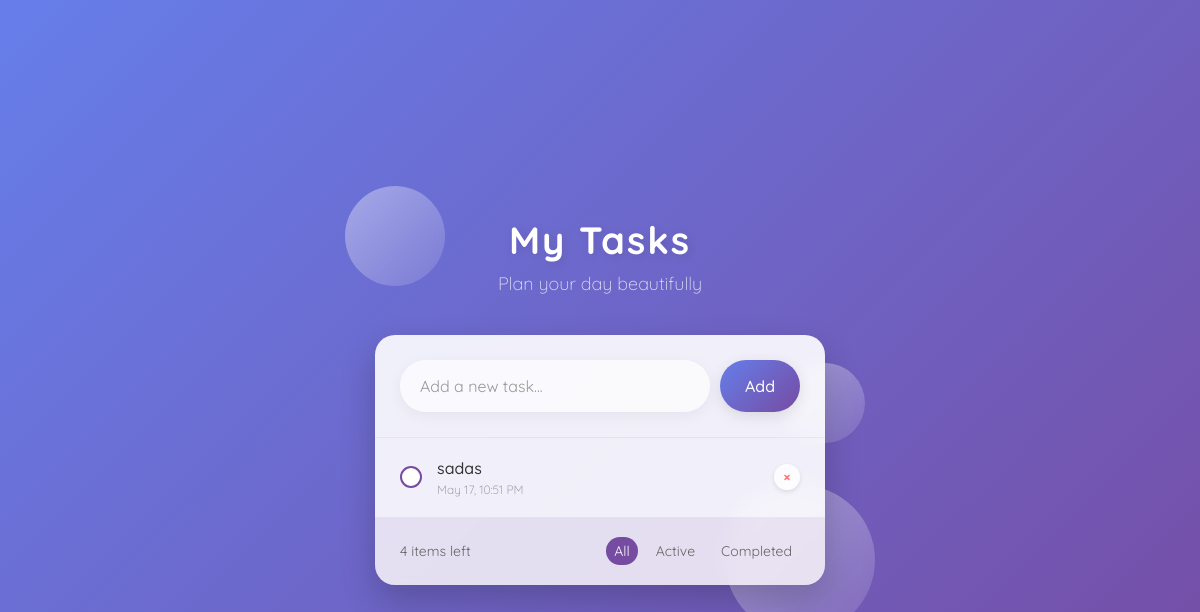
Before: / with the older database file.
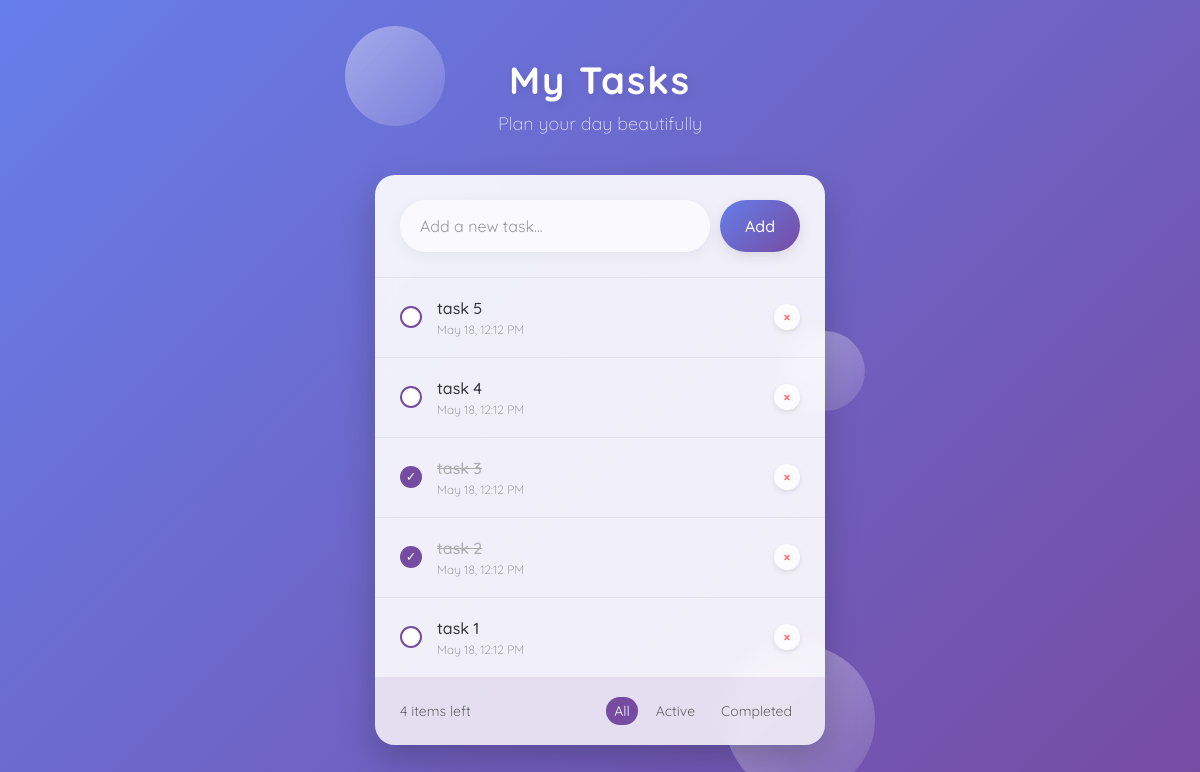
After: the same page with the newer database file.
### mainpage/models.py (models this page shows, shortened)
class TodoList(models.Model):
    task = models.CharField(max_length=200)
    created_at = models.DateTimeField(auto_now_add=True)
    is_checked = models.BooleanField(default=False)

### mainpage/views.py (the view)
# urls.py: path('', views.show_task, name="home"),
def show_task(request):
    task_list = TodoList.objects.all().order_by('-created_at')
    return render(request,'index.html',{"task_list":task_list})

### templates/index.html
{% extends 'base.html'%}
{% load tz %}
{% block input_box %}
    {% include 'inputBox.html'%}
{% endblock input_box %}
{% block content %}
  {% for list in task_list %}
    <li class="todo-item {% if list.is_checked %}completed{% endif %}">
      <div class="checkbox-wrapper">
        <a href="{% url 'checkbox' list.id %}" >
          <span class="checkbox{% if list.is_checked %}-checked{% endif %}">
            {% if list.is_checked %}✓{% endif %}
          </span>
        </a>
      </div>
      <div class="todo-item-content">
        <div class="todo-item-title">{{ list.task}}</div>
        <div class="todo-item-date">{{ list.created_at|localtime|date:"M d, h:i A" }}</div>
      </div>
      <a href="{% url 'remove' list.id %}" class="delete-btn">
        <span class="cross">×</span>
      </a>
    </li>
  {% endfor %}
{% endblock content %}
{% block filter %}
    {% include 'filter.html'%}
{% endblock filter %}

### templates/base.html (shortened to what this page needs)
{% load static %}
<!DOCTYPE html>
<html lang="en">
<head>
    <link rel="stylesheet" href="{% static 'css/style.css'%}">
</head>
<body>
    <div class="container">
        <div class="todo-header">
            <h1>My Tasks</h1>
            <p>Plan your day beautifully</p>
        </div>
        <div class="todo-card">
            {% block input_box %}
            {% endblock input_box %}
            <ul class="todo-list">
                {% block content %}
                {% endblock content %}
            </ul>
            {% block filter %}
            {% endblock filter %}
        </div>
        <div class="floating-bubble bubble-1"></div>
        <div class="floating-bubble bubble-3"></div>
    </div>
</body>
</html>

### templates/inputBox.html (shortened to what this page needs)
<div>
  <form class="add-task" method="post" action="{% url 'add' %}" enctype="multipart/form-data">
    <input type="text" name="task" placeholder="Add a new task..." />
    <button type="submit" class="add-btn">Add</button>
  </form>
</div>

### templates/filter.html (shortened to what this page needs)
<div class="todo-footer">
    <div class="items-left">4 items left</div>
    <div class="filters">
        <a href="{% url 'home' %}" id="all" class="filter">All</a>
        <a href="{% url 'active' %}" id="active" class="filter">Active</a>
        <a href="{% url 'completed' %}" id="completed" class="filter">Completed</a>
    </div>
</div>

### static/css/style.css (style rules this page uses)
* { margin: 0; padding: 0; box-sizing: border-box; font-family: 'Quicksand', sans-serif; }
body { min-height: 100vh; background: linear-gradient(135deg, #667eea, #764ba2); display: flex; justify-content: center; align-items: center; padding: 30px; }
.container { width: 100%; max-width: 450px; position: relative; }
.todo-header { text-align: center; margin-bottom: 40px; }
.todo-header h1 { font-size: 38px; font-weight: 700; color: white; letter-spacing: 2px; text-shadow: 2px 2px 10px rgba(0, 0, 0, 0.1); margin-bottom: 8px; }
.todo-header p { color: rgba(255, 255, 255, 0.8); font-weight: 300; font-size: 18px; }
.todo-card { background: rgba(255, 255, 255, 0.9); backdrop-filter: blur(10px); border-radius: 20px; box-shadow: 0 15px 35px rgba(0, 0, 0, 0.2); overflow: hidden; position: relative; }
.add-task { padding: 25px; border-bottom: 1px solid rgba(0, 0, 0, 0.05); position: relative; display: flex; gap: 10px; align-items: center; }
.add-task input { flex: 1; padding: 16px 20px; border: none; background: rgba(255, 255, 255, 0.7); border-radius: 50px; font-size: 16px; box-shadow: 0 4px 15px rgba(0, 0, 0, 0.05); transition: all 0.3s; outline: none; }
.add-task input::placeholder { color: #999; }
.add-btn { padding: 16px 25px; background: linear-gradient(135deg, #667eea, #764ba2); color: white; border: none; border-radius: 50px; font-size: 16px; font-weight: 500; cursor: pointer; box-shadow: 0 4px 15px rgba(0, 0, 0, 0.1); transition: all 0.3s; }
.todo-list { list-style-type: none; padding: 0; }
.todo-item { padding: 20px 25px; border-bottom: 1px solid rgba(0, 0, 0, 0.05); display: flex; align-items: center; transition: all 0.3s; }
.todo-item:last-child { border-bottom: none; }
.checkbox-wrapper { position: relative; margin-right: 15px; }
.checkbox-checked { width: 22px; height: 22px; border-radius: 50%; border: 2px solid #764ba2; cursor: pointer; transition: all 0.3s; background-color: #764ba2; display: block; color: white; text-align: center; font-size: 0.8rem; }
.checkbox { width: 22px; height: 22px; border-radius: 50%; border: 2px solid #764ba2; cursor: pointer; transition: all 0.3s; background-color: #ffffff; display: block; color: white; text-align: center; font-size: 0.8rem; }
.checkbox-wrapper a { text-decoration: none; }
.todo-item-content { flex: 1; }
.todo-item-title { font-size: 16px; font-weight: 500; color: #333; margin-bottom: 4px; word-break: break-word; }
.completed .todo-item-title { text-decoration: line-through; color: #aaa; }
.todo-item-date { font-size: 12px; color: #888; font-weight: 300; }
.delete-btn { width: 26px; height: 26px; border-radius: 50%; background: rgba(255, 255, 255, 0.8); display: flex; justify-content: center; align-items: center; cursor: pointer; transition: all 0.3s ease; border: none; box-shadow: 0 2px 5px rgba(0, 0, 0, 0.1); margin-left: 10px; text-decoration: none; }
.cross { color: #ff7675; font-size: 14px; font-weight: bold; transition: all 0.3s ease; }
.todo-footer { padding: 20px 25px; display: flex; justify-content: space-between; align-items: center; background: rgba(118, 75, 162, 0.1); }
.items-left { font-size: 14px; color: #666; }
.filters { display: flex; gap: 10px; }
.filters a { text-decoration: none; }
.filter { border: none; color: #666; font-size: 14px; cursor: pointer; padding: 5px 8px; border-radius: 15px; transition: all 0.3s; }
.filter.active, .filter:hover { background: #764ba2; color: white; }
.floating-bubble { position: absolute; border-radius: 50%; background: linear-gradient(135deg, rgba(255, 255, 255, 0.4), rgba(255, 255, 255, 0.1)); backdrop-filter: blur(5px); z-index: -1; }
.bubble-1 { width: 100px; height: 100px; top: -30px; left: -30px; }
.bubble-3 { width: 80px; height: 80px; top: 40%; right: -40px; }

Changed rows visible on the page:
removed TodoList: is_checked False (drawn), task "sadas", created_at "May 17, 10:51 PM"
added TodoList: is_checked False (drawn), task "task 5", created_at "May 18, 12:12 PM"
added TodoList: is_checked False (drawn), task "task 4", created_at "May 18, 12:12 PM"
added TodoList: task "task 3", created_at "May 18, 12:12 PM", is_checked True (drawn)
added TodoList: task "task 2", created_at "May 18, 12:12 PM", is_checked True (drawn)
added TodoList: is_checked False (drawn), task "task 1", created_at "May 18, 12:12 PM"
